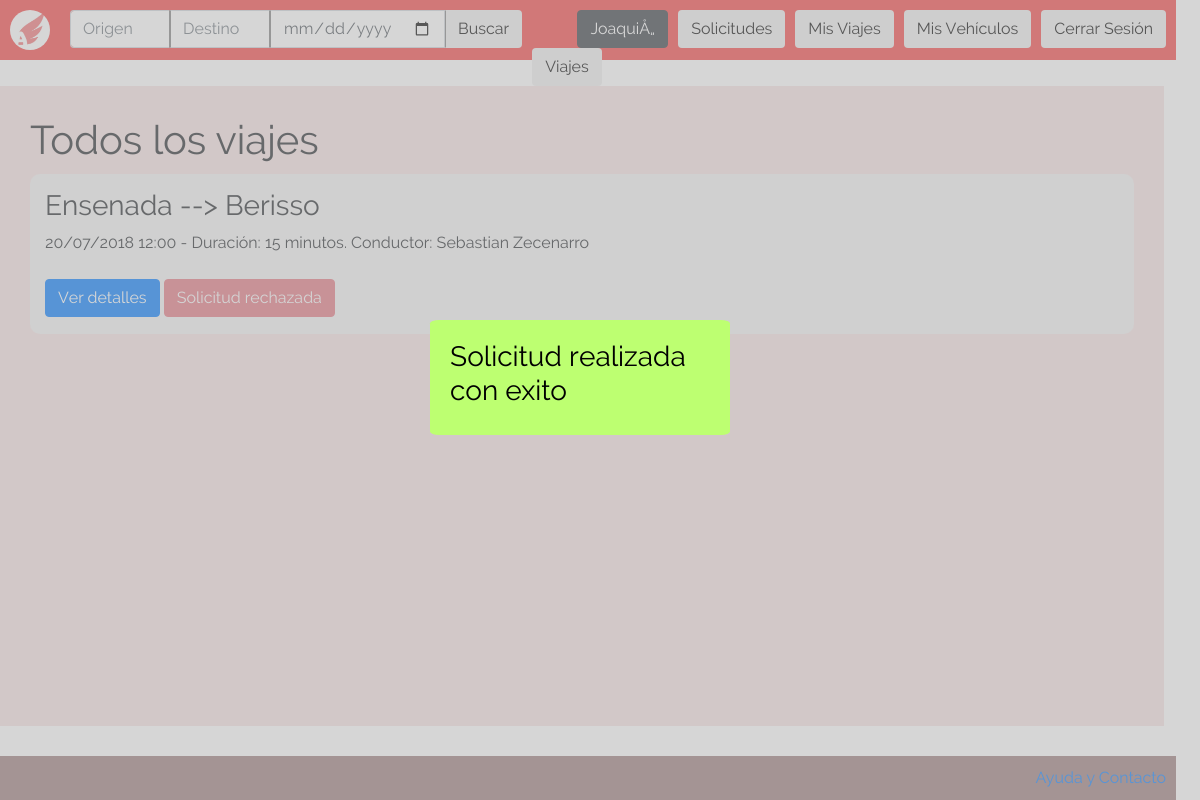
The app's page /vistas/listar_todos_los_viajes.php?sol_success (signed in), older data.
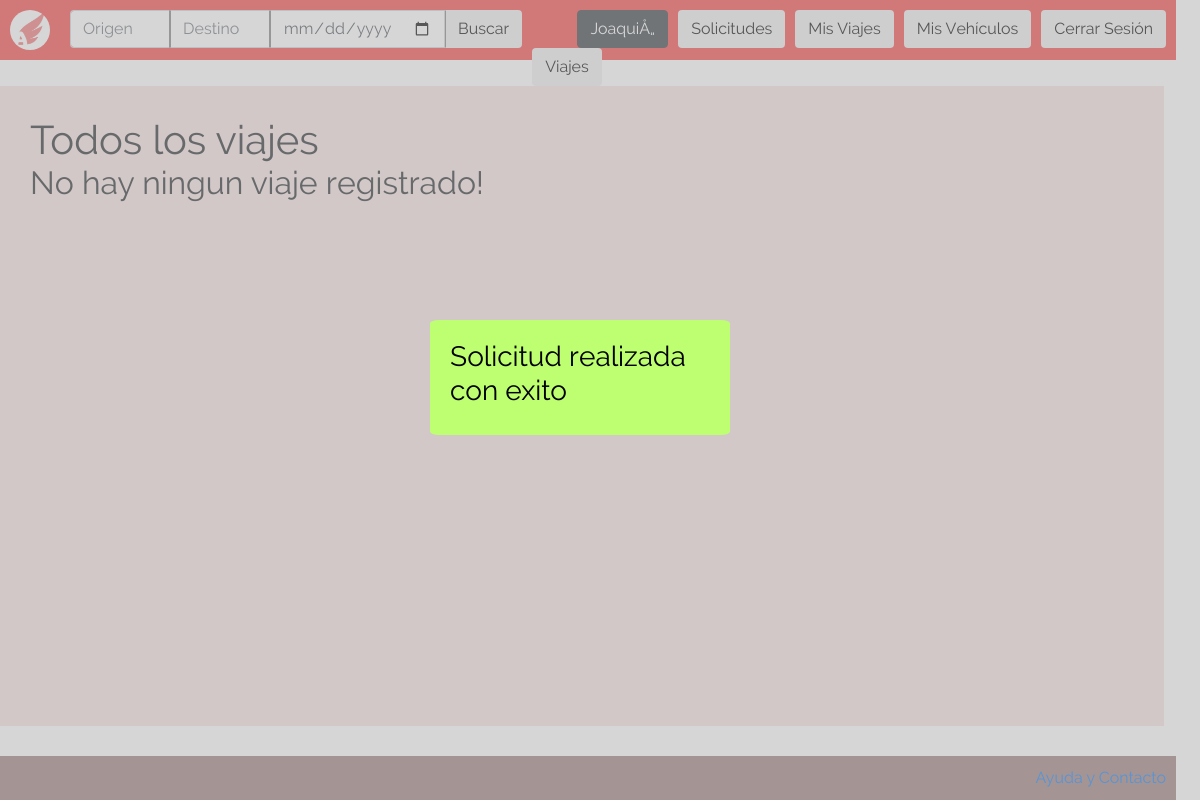
The same page, newer data.
### tables this page shows
CREATE TABLE `viajes` (
  `id_viaje` int(11) NOT NULL,
  `id_usuario` int(11) NOT NULL,
  `patente` varchar(10) NOT NULL,
  `origen` text NOT NULL,
  `destino` text NOT NULL,
  `duracion` decimal(10,5) NOT NULL,
  `fecha_hora` datetime NOT NULL,
  `descripcion` text NOT NULL,
  `tipo` int(11) NOT NULL,
  `costo` decimal(10,5) NOT NULL,
  `tarjeta` bigint(20) NOT NULL,
  `pago_conductor` int(11) NOT NULL DEFAULT '0',
  `pago_pasajero` int(11) NOT NULL DEFAULT '0'
);

CREATE TABLE `usuario` (
  `id_usuario` int(11) NOT NULL,
  `nombre` varchar(2048) NOT NULL,
  `apellido` varchar(2048) NOT NULL,
  `fecha_de_nacimiento` date NOT NULL,
  `mail` varchar(2048) NOT NULL,
  `promedio_puntuacion_conductor` double NOT NULL,
  `promedio_puntuacion_pasajero` double NOT NULL,
  `id_direccion` int(11) NOT NULL,
  `contrasenia` varchar(256) NOT NULL,
  `foto_perfil` text NOT NULL,
  `gasto` double NOT NULL DEFAULT '0',
  `ahorro` double NOT NULL DEFAULT '0'
);

### vistas/listar_todos_los_viajes.php (the view, shortened to what this page needs)
<!DOCTYPE html>
<html>
  <head>
    <link href="/css/bootstrap.css" rel="stylesheet" type="text/css" >
    <link href="/css/index.css" rel="stylesheet" type="text/css">
    <link href="/css/listar_vehiculos.css" rel="stylesheet" type="text/css">
  </head>
  <body>
    <?php
      include("../php/abrir_conexion.php");
      include("../php/utils.php");
      include("header.php");
    ?>
    <div id="body">
      <h1>Todos los viajes</h1>
      <?php
        $sql = "SELECT * FROM viajes WHERE id_usuario !=".$_SESSION["user_id"];
        $result = mysqli_query($conn, $sql);
        if($result){
          if($trip = mysqli_fetch_assoc($result)){
            while($trip){
              if((isPendingTrip($conn, $trip))){
                $query = "SELECT * FROM usuario WHERE id_usuario=".$trip["id_usuario"];
                $driver = mysqli_fetch_assoc(mysqli_query($conn, $query));
                $name = $driver["nombre"]." ".$driver["apellido"];
      ?>
      <div class="vehicle">
        <div class="vehicle-info">
          <h3><?= $trip["origen"] ?> --> <?= $trip["destino"] ?></h3>
          <?= date("d/m/Y H:i", strtotime($trip["fecha_hora"])); ?> - Duración:
          <?php
            echo printTime($trip["duracion"]).".";
          ?>
          Conductor: <?= $name ?>
	        <br>
          <br>
	          <form class="" action="/vistas/ver_detalles_viaje.php" method="post">
              <button class="btn btn-primary" name="">Ver detalles</button>
          </form>
	        <form class="" action="/php/verificar_disponibilidad.php" method="post">
            <?php
              if (alreadyHaveRequest($conn, $_SESSION["user_id"], $trip["id_viaje"])){
                $query = "SELECT * FROM solicitud WHERE id_viaje=".$trip["id_viaje"]." AND id_pasajero=".$_SESSION["user_id"];
                $request = mysqli_fetch_assoc(mysqli_query($conn, $query));
                switch($request["estado"]){
                  case REJECTED: echo '<button class="btn btn-danger" disabled>Solicitud rechazada</button>';
                    break;
                }
              } else {
                ?> <button class="btn btn-success">Solicitar asiento</button> <?
              }
            ?>
          </form>
        </div>
      </div>
      <?php
              }
              $trip = mysqli_fetch_assoc($result);
            }
          } else {
            echo "<h2>No hay ningun viaje registrado!</h2><br>";
          }
        } else {
          echo "Hubo un error al conectarse con la base de datos. <br> Por favor, intentelo nuevamente mas tarde.";
        }
      ?>
    </div>
    <?php
      include("footer.php");
    ?>
  </body>
</html>

### php/utils.php (shortened to what this page needs)
<?php
  function printTime($time){
    $hours = floor($time);
    $minutes = $time-$hours;
    if($minutes > 0){
      echo " ".($minutes*60)." minutos";
    }
  }
  function isPendingTrip($conn, $trip){
    $now = time();
    if((!isset($trip["tipo"])) || ($trip["tipo"] == ONE_TIME_TRIP)){
      $date = strtotime($trip["fecha_hora"]);
      return ($date > $now);
    } else {
      return false;
    }
  }
  function alreadyHaveRequest($conn, $user_id, $trip_id){
    $query = "SELECT * FROM solicitud WHERE id_pasajero='$user_id' AND id_viaje='$trip_id' ";
    $requests = mysqli_query($conn, $query);
    return mysqli_num_rows($requests) > 0;
  }
?>

Row changes from the older to the newer data that the page shows:
removed viajes: origen "Ensenada", destino "Berisso", fecha_hora "20/07/2018 12:00", $minutes*60 "15", id_usuario.apellido "Sebastian Zecenarro"
Text that changed along with them:
text now shown: "No hay ningun viaje registrado!"
